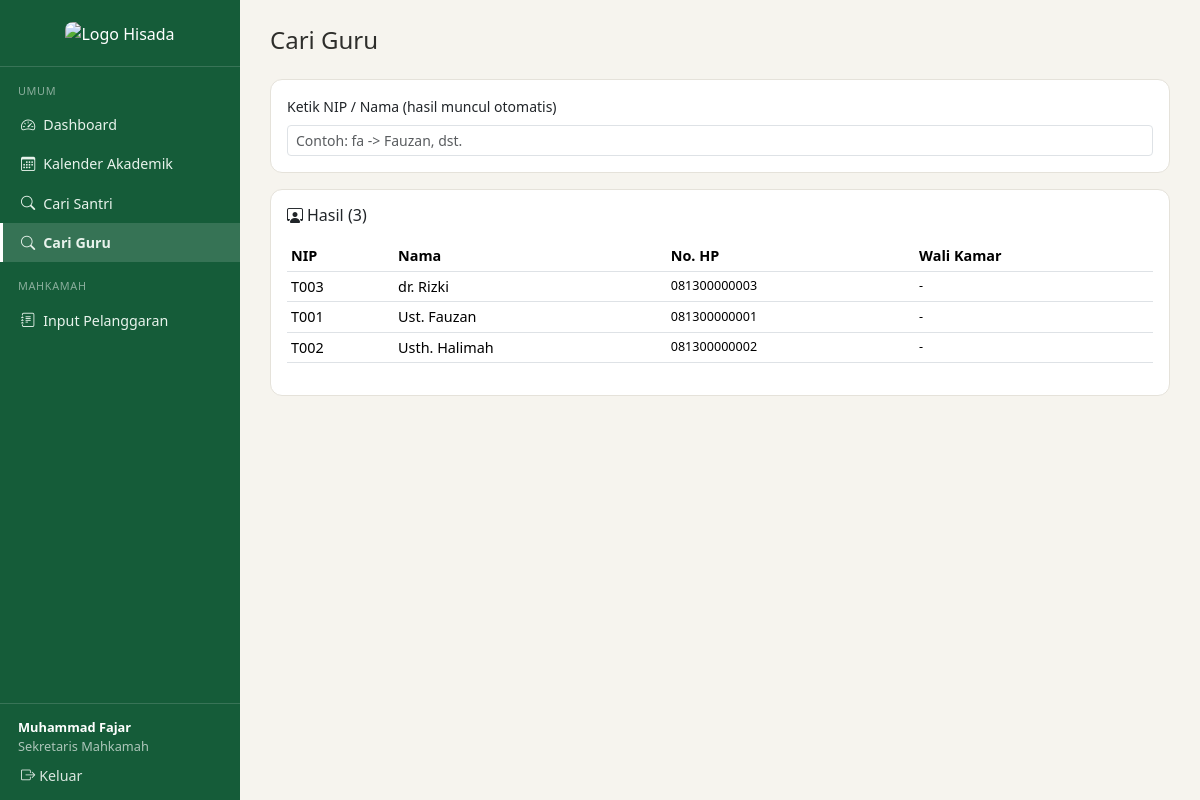
/dashboard.php?modul=cari_guru (signed in), run on the app's committed database.
### tables this page shows
CREATE TABLE teachers (
    id INT AUTO_INCREMENT PRIMARY KEY,
    nip VARCHAR(30) UNIQUE,
    nama VARCHAR(100) NOT NULL,
    jenis_kelamin ENUM('L','P'),
    no_hp VARCHAR(20),
    wali_kamar_room_id INT NULL,    
    FOREIGN KEY (wali_kamar_room_id) REFERENCES rooms(id)
);

### dashboard.php (the view, shortened to what this page needs)
<?php
require_once __DIR__ . '/includes/auth.php';
    ?>
    <?php
$modul = $_GET['modul'] ?? 'home';
if ($modul === 'home') {
    $page_title = 'Dashboard';
    $stat = $pdo->query("
        SELECT SUM(jenis_kelamin='L') AS laki, SUM(jenis_kelamin='P') AS perempuan, COUNT(*) AS total
        FROM students WHERE status = 'aktif'
    ")->fetch();
    $sakitBulanIni = $pdo->query("
        SELECT COUNT(DISTINCT student_id) AS jml FROM attendances
        WHERE status = 'sakit' AND tanggal >= (CURDATE() - INTERVAL 30 DAY)
    ")->fetch()['jml'] ?? 0;
    $statusPulang = $pdo->query("
        SELECT COUNT(*) AS jml FROM attendances WHERE status = 'pulang' AND tanggal = CURDATE()
    ")->fetch()['jml'] ?? 0;
    $statusAlpha = $pdo->query("
        SELECT COUNT(*) AS jml FROM attendances WHERE status = 'alpha' AND tanggal = CURDATE()
    ")->fetch()['jml'] ?? 0;
    $upcoming = $pdo->query("
        SELECT * FROM agendas WHERE tanggal >= CURDATE() ORDER BY tanggal ASC LIMIT 5
    ")->fetchAll();
}
elseif ($modul === 'absensi') {
    $page_title = 'Absensi';
}
elseif ($modul === 'cari_guru') {
    $hasilGuru = $pdo->query('
        SELECT t.id, t.nip, t.nama, t.jenis_kelamin, t.no_hp, r.nama_kamar, r.gedung
        FROM teachers t LEFT JOIN rooms r ON r.id = t.wali_kamar_room_id
        ORDER BY t.nama
    ')->fetchAll();
}
include __DIR__ . '/includes/header.php';
include __DIR__ . '/includes/sidebar.php';
?>
<div class="main-content">
<?php
if ($modul === 'home'): ?>
    <div class="d-flex justify-content-between align-items-center mb-4">
        <h4 class="mb-0">Dashboard</h4>
        <span class="text-muted small"><?= date('l, d F Y') ?></span>
    </div>
    <div class="row g-3 mb-3">
        <div class="col-md-4">
            <div class="stat-box bg-green">
                <div class="small">Santri Laki-laki / Perempuan / Total</div>
                <div class="fs-4 fw-bold"><?= (int)$stat['laki'] ?> / <?= (int)$stat['perempuan'] ?> / <?= (int)$stat['total'] ?></div>
            </div>
        </div>
        <div class="col-md-2">
            <div class="stat-box bg-orange">
                <div class="small">Sakit (30 hari)</div>
                <div class="fs-4 fw-bold"><?= (int)$sakitBulanIni ?></div>
            </div>
        </div>
        <div class="col-md-2">
            <div class="stat-box bg-blue">
                <div class="small">Status Pulang</div>
                <div class="fs-4 fw-bold"><?= (int)$statusPulang ?></div>
            </div>
        </div>
        <div class="col-md-2">
            <div class="stat-box bg-red">
                <div class="small">Alpha Hari Ini</div>
                <div class="fs-4 fw-bold"><?= (int)$statusAlpha ?></div>
            </div>
        </div>
    </div>
    <div class="card card-hisada p-3">
        <h6 class="mb-3"><i class="bi bi-calendar-event me-2"></i>Kegiatan Mendatang</h6>
        <?php if (!$upcoming): ?>
            <p class="text-muted small mb-0">Belum ada agenda mendatang.</p>
        <?php else: ?>
            <ul class="list-group list-group-flush">
                <?php foreach ($upcoming as $a): ?>
                    <li class="list-group-item d-flex justify-content-between align-items-center px-0">
                        <div>
                            <div><?= htmlspecialchars($a['judul']) ?></div>
                            <small class="text-muted"><?= date('d M Y', strtotime($a['tanggal'])) ?></small>
                        </div>
                        <div>
                            <?php if ($a['kategori_umum']): ?><span class="badge agenda-umum">Umum</span><?php endif; ?>
                            <?php if ($a['kategori_akademik']): ?><span class="badge agenda-akademik">Akademik</span><?php endif; ?>
                            <?php if ($a['kategori_pengasuhan']): ?><span class="badge agenda-pengasuhan">Pengasuhan</span><?php endif; ?>
                        </div>
                    </li>
                <?php endforeach; ?>
            </ul>
        <?php endif; ?>
    </div>
<?php
elseif ($modul === 'cari_guru'): ?>
    <h4 class="mb-4">Cari Guru</h4>
    <div class="card card-hisada p-3 mb-3">
        <label class="form-label small">Ketik NIP / Nama (hasil muncul otomatis)</label>
        <input type="text" id="liveSearchGuru" class="form-control form-control-sm" placeholder="Contoh: fa -> Fauzan, dst.">
    </div>
    <div class="card card-hisada p-3">
        <h6 class="mb-3"><i class="bi bi-person-workspace me-1"></i>Hasil (<span id="jmlHasilGuru"><?= count($hasilGuru) ?></span>)</h6>
        <div class="table-responsive">
        <table class="table table-sm">
            <thead><tr><th>NIP</th><th>Nama</th><th>No. HP</th><th>Wali Kamar</th></tr></thead>
            <tbody id="tbodyGuru">
            <?php foreach ($hasilGuru as $g): ?>
                <tr data-nip="<?= htmlspecialchars(strtolower($g['nip'] ?? '')) ?>" data-nama="<?= htmlspecialchars(strtolower($g['nama'])) ?>">
                    <td><?= htmlspecialchars($g['nip'] ?? '-') ?></td>
                    <td><?= htmlspecialchars($g['nama']) ?></td>
                    <td class="small"><?= htmlspecialchars($g['no_hp'] ?? '-') ?></td>
                    <td class="small"><?= $g['nama_kamar'] ? htmlspecialchars($g['gedung'].' - '.$g['nama_kamar']) : '-' ?></td>
                </tr>
            <?php endforeach; ?>
            </tbody>
        </table>
        </div>
    </div>
<?php
endif; ?>
</div>
<?php include __DIR__ . '/includes/footer.php'; ?>

### assets/css/style.css (style rules this page uses)
:root { --hisada-green: #1f7a4d; --hisada-green-dark: #155c39; --hisada-green-soft: #eaf4ee; --hisada-cream: #f6f4ee; --hisada-border: #e5e2da; --hisada-text-muted: #7a786f; }
html, body { overflow-x: hidden; }
body { background-color: var(--hisada-cream); font-family: 'Segoe UI', Tahoma, sans-serif; color: #2e2e2b; }
.main-content { flex: 1 1 auto; min-width: 0; padding: 26px 30px; }
.card-hisada { border: 1px solid var(--hisada-border); border-radius: 12px; background: #fff; }
table.table-hisada, .table { font-size: .9rem; }
.table > :not(caption) > * > * { vertical-align: middle; }

### data on the page
teachers: nip "T003", nama "dr. Rizki", no_hp "081300000003"
teachers: nip "T001", nama "Ust. Fauzan", no_hp "081300000001"
teachers: nip "T002", nama "Usth. Halimah", no_hp "081300000002"

### other printed values
$label "Dashboard Kalender Akademik Cari Santri Cari Guru Input Pelanggaran"
$user['nama'] "Muhammad Fajar"
$user['posisi'] "Sekretaris Mahkamah"
count($hasilGuru) "3"
